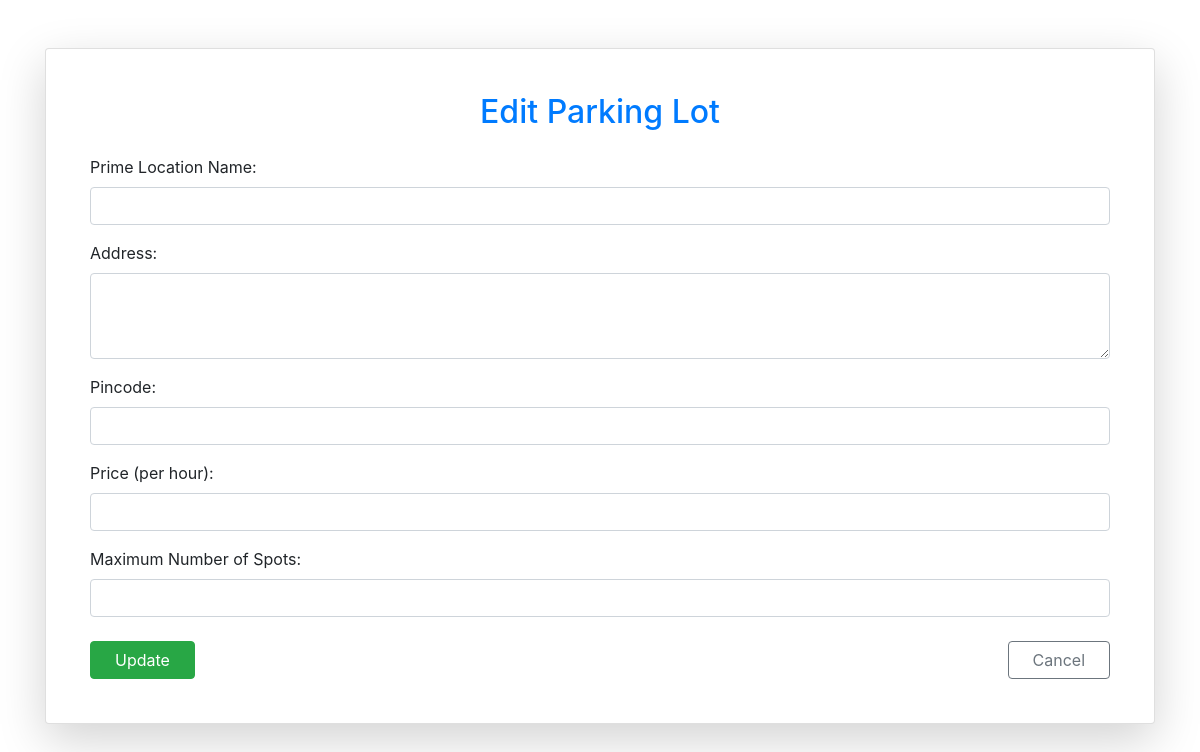
Page /admin/parking_lot/4/update (signed in) on the earlier database version.
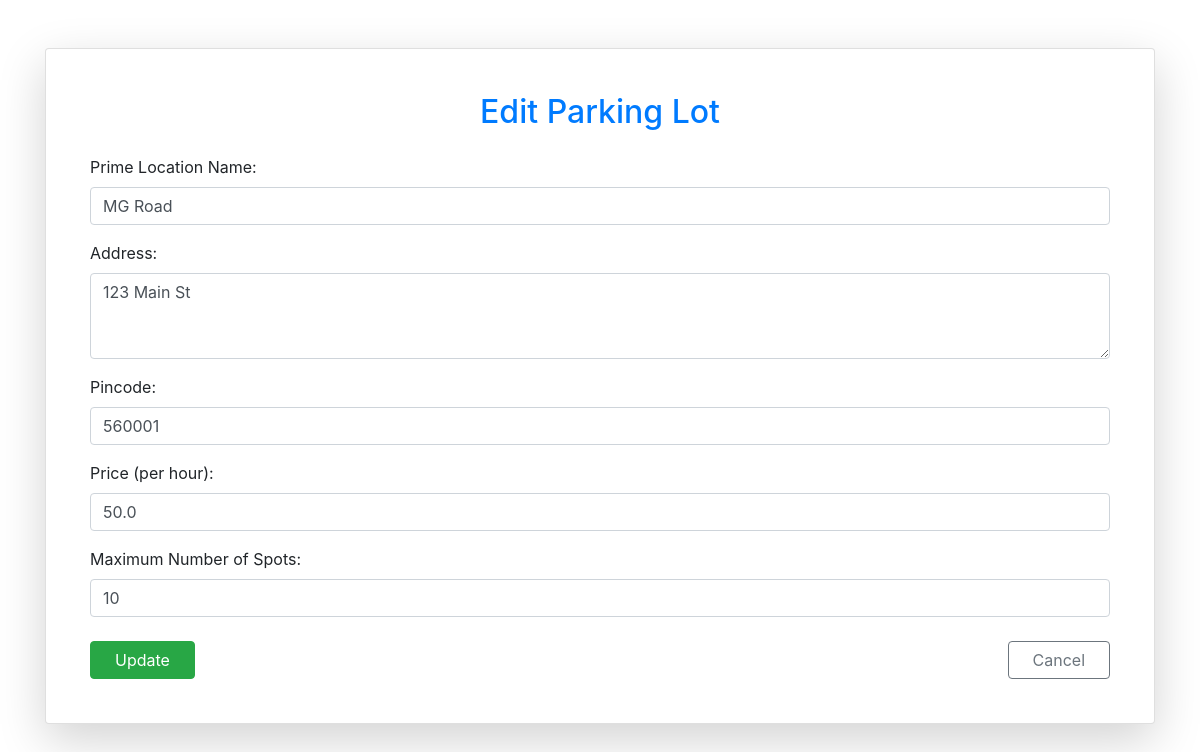
Same page on the later database version.
### app.py (models this page shows)
class Parking_Lot(db.Model):
    __tablename__='parking_lot'
    id = db.Column(db.Integer, primary_key=True)
    prime_location_name = db.Column(db.String(200), nullable = False)
    price = db.Column(db.Float, nullable = False)
    address = db.Column(db.String(200), nullable = False)
    pincode = db.Column(db.Integer, nullable = False)
    maximum_no_of_spots = db.Column(db.Integer, nullable = False)
    spots = db.relationship('Parking_Spot', backref = 'parkinglot',lazy = True, cascade="all, delete-orphan")

### app.py (the view, shortened to what this page needs)
@app.route("/admin/parking_lot/<int:lot_id>/update", methods=["GET", "POST"])
@login_required
def update_parking_lot(lot_id):
    if not current_user.is_admin:
        flash("You are not allowed to update.")
        return redirect('login')
    lot = Parking_Lot.query.get(lot_id)
    return render_template('update_parking_lot.html', lot = lot)

### app.py (called while the page is built)
@login_manager.user_loader
def load_user(user_id):
    return User.query.get(int(user_id))

### templates/update_parking_lot.html (shortened to what this page needs)
{% extends "layout.html" %}
{% block content %}
<div class="container mt-5">
    <div class="card shadow-lg p-4 rounded-4">
        <div class="card-body">
            <h2 class="mb-4 text-center text-primary">Edit Parking Lot</h2>
            <form method="POST">
                <div class="mb-3">
                    <label for="location" class="form-label">Prime Location Name:</label>
                    <input type="text" class="form-control" id="location" name="location" value="{{ lot.prime_location_name }}" required>
                </div>
                <div class="mb-3">
                    <label for="address" class="form-label">Address:</label>
                    <textarea class="form-control" name="address" id="address" rows="3" required>{{ lot.address }}</textarea>
                </div>
                <div class="mb-3">
                    <label for="pincode" class="form-label">Pincode:</label>
                    <input type="number" class="form-control" id="pincode" name="pincode" value="{{ lot.pincode }}" required>
                </div>
                <div class="mb-3">
                    <label for="price" class="form-label">Price (per hour):</label>
                    <input type="number" class="form-control" id="price" name="price" value="{{ lot.price }}" required>
                </div>
                <div class="mb-4">
                    <label for="spots" class="form-label">Maximum Number of Spots:</label>
                    <input type="number" class="form-control" id="spots" name="spots" value="{{ lot.maximum_no_of_spots }}" required>
                </div>
                <div class="d-flex justify-content-between">
                    <button type="submit" class="btn btn-success px-4">Update</button>
                    <a href="/admin/dashboard" class="btn btn-outline-secondary px-4">Cancel</a>
                </div>
            </form>
        </div>
    </div>
</div>
{% endblock %}

Differences in the rows shown:
added Parking_Lot: location "MG Road", address "123 Main St", pincode "560001", price "50.0", spots "10"
